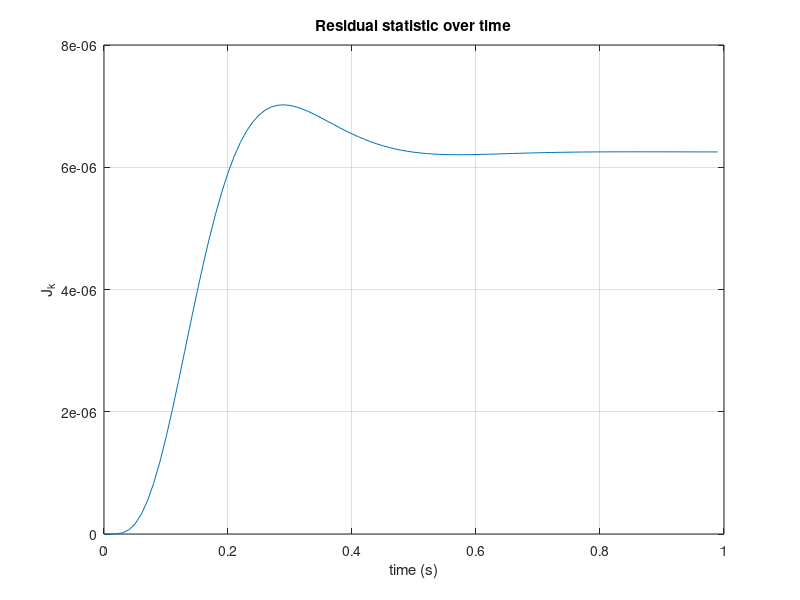

Here is the MATLAB script that generated this plot:
% Example: log signals and compute residual statistic in MATLAB

Ts = 0.01;
A = [1 Ts; 0 1];
B = [0; Ts];
C = [1 0];
L = [0.2; 2.0];

S = 0.04;          % residual variance
gamma = 6.635;     % chi-square(1,0.99)

xhat = [0;0];

N = 100;
log_u = zeros(N,1);
log_y = zeros(N,1);
log_J = zeros(N,1);

for k=1:N
    u = 0.1;
    y = 0.0;

    r = y - C*xhat;
    xhat = A*xhat + B*u + L*r;

    J = (r'*r)/S;

    log_u(k)=u; log_y(k)=y; log_J(k)=J;

    if J > gamma
        fprintf("Fault detected at k=%d, J=%.3f\n", k, J);
    end
end

% Visualize logs
figure; plot((0:N-1)*Ts, log_J); grid on;
xlabel("time (s)"); ylabel("J_k");
title("Residual statistic over time");
      
